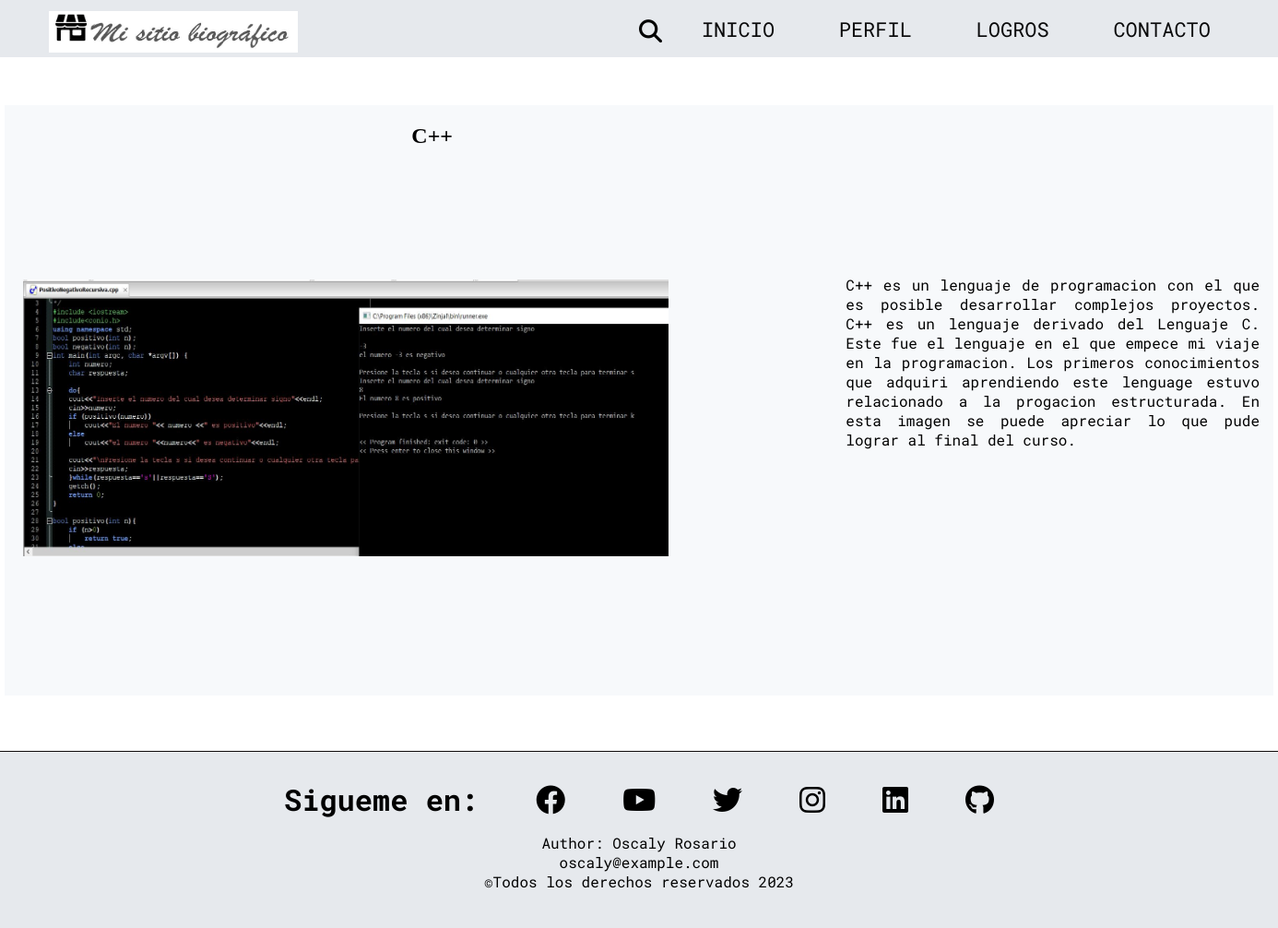
The page /perfil/1 on the database its author committed.
### perfil/models.py (models this page shows, shortened)
class Profile(models.Model):
    title = models.CharField(max_length = 200, verbose_name='Titulo')
    description = models.TextField(verbose_name = 'Descripcion')
    content = models.TextField (null = True, blank = True, verbose_name = 'Contenido')
    image = models.ImageField(upload_to="perfil", verbose_name= 'Imagen')
    link = models.URLField (null = True, blank = True, verbose_name = 'Enlace')
    created = models.DateTimeField(auto_now_add = True, verbose_name = 'Fecha de creacion')
    updated = models.DateTimeField(auto_now = True, verbose_name = 'Fecha de actualizacion')
    class Meta:
        verbose_name = 'Perfil'
        verbose_name_plural = 'Perfiles'
        ordering = ["-created"]

### perfil/views.py (the view)
# urls.py: path('perfil/<id>', views.publicacion, name='publicacion'),
def publicacion(request, id):
    profile = Profile.objects.get(id=id)
    return render (request, 'perfil/publicacion.html', {'profile':profile})

### perfil/templates/perfil/publicacion.html
{% extends 'core/base.html' %}
{% load static %}
    {% block content %}
    <main class="cmm_main">
            <div class="img_cmm">
                <h2>{{ profile.title }}</h2>
                <img src="{{ profile.image.url }}" alt="Imagen de codigo" >
                <p>{{ profile.content }}</p>
            </div>
    </main>
    {% endblock %}

### core/static/core/css/main.css (style rules this page uses)
* { padding: 0; margin: 0; text-decoration: none; box-sizing: border-box; list-style: none; }
body { font-family: 'Roboto Mono', sans-serif; font-family: 400; overflow: scroll; text-align: center; }
.home-body { position: relative; top: 0; bottom: 0; left: 0; right: 0; width: 100%; margin: 0 auto; }
.cmm_main { display: grid; width: 172vh; height: 80vh; background-color: #f7f9fb; margin: 114px auto 60px auto; }
.img_cmm { display: grid; grid-template-columns: 2fr 1fr; padding: 15px; }
.img_cmm h2 { font-family: Cambria, Cochin, Georgia, Times, 'Times New Roman', serif; margin: 5px auto 5px; }
.img_cmm img { margin: 5px; width: 700px; height: 300px; grid-column: 1; }
.img_cmm p { text-align: justify; grid-column: 2; }

### rows shown on the page
Profile: title "C++", image (picture), content "C++ es un lenguaje de programacion con el que es posible desarrollar complejos proyectos. C++ es un lenguaje derivado del Lenguaje C. Este fue el lenguaje en el que empece mi viaje en la programacion. Los primeros conocimientos que adquiri aprendiendo este lenguage estuvo relacionado a la progacion estructurada. En esta imagen se puede apreciar lo que pude lograr al final del curso."
